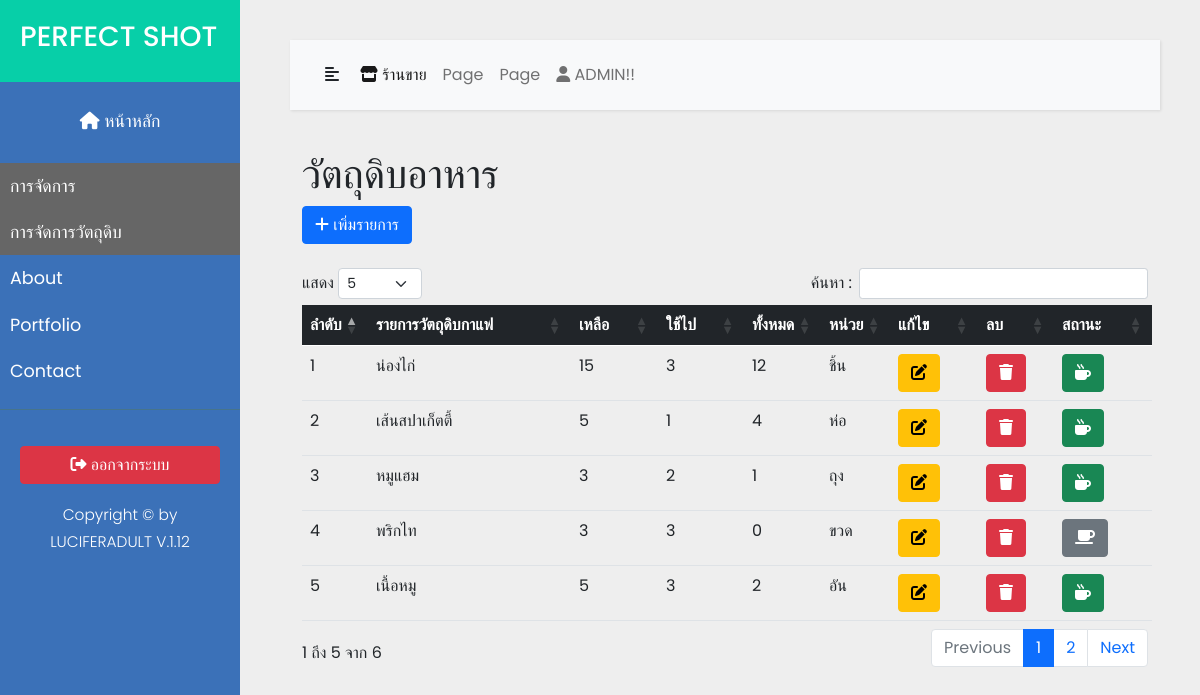
/rawMaterialfood.php (signed in), run on the app's committed database.
### tables this page shows
CREATE TABLE `material_food` (
  `id_mat_food` int(11) NOT NULL,
  `name_mat_food` varchar(50) NOT NULL,
  `have_qty_mat_food` double NOT NULL,
  `use_qty_mat_food` double NOT NULL,
  `total_qty_mat_food` int(11) NOT NULL,
  `unit_mat_food` varchar(15) NOT NULL,
  `id_status_mat` int(11) NOT NULL
);

### rawMaterialfood.php (the view, shortened to what this page needs)
<?php
require 'command.php';
$query = "SELECT * FROM coffee.material_food";
$result = mysqli_query($connect, $query);
?>
<!DOCTYPE html>
<html>
<head>
</head>
<body>
    <?php include('menu/menubar.php'); ?>
    <div class="container">
        <div class="form-group">
            <div class="row">
                <div class="col">
                    <h1>วัตถุดิบอาหาร</h1>
                </div>
            </div>
            <div class="row">
                <div class="col">
                    <button class="btn btn-primary" data-bs-toggle="modal" data-bs-target="#insert_food_material"><i class="fas fa-plus"></i> เพิ่มรายการ</button>
                </div>
            </div>
        </div>
        <br>
        <div class="row">
            <div class="col">
                <table class="table" id="viewMaterialfood">
                    <thead class="table-dark">
                        <tr>
                            <th width="5%">ลำดับ</th>
                            <th>รายการวัตถุดิบกาแฟ</th>
                            <th scope="">เหลือ</th>
                            <th scope="">ใช้ไป</th>
                            <th width="5%">ทั้งหมด</th>
                            <th width="5%">หน่วย</th>
                            <th width="">แก้ไข</th>
                            <th>ลบ</th>
                            <th width="">สถานะ</th>
                        </tr>
                    </thead>
                    <tbody>
                        <?php $i = 0;
                        while ($row = mysqli_fetch_array($result)) { ?>
                            <tr>
                                <td><?php echo $i += 1 ?></td>
                                <td><?php echo $row['name_mat_food']; ?></td>
                                <td><?php echo $row['have_qty_mat_food']; ?></td>
                                <td><?php echo $row['use_qty_mat_food']; ?></td>
                                <td><?php echo $row['total_qty_mat_food']; ?></td>
                                <td><?php echo $row['unit_mat_food']; ?></td>
                                <td><button class="btn btn-warning"><i class="fas fa-edit"></i></button></td>
                                <td><button class="btn btn-danger"><i class="fas fa-trash"></i></button></td>
                                <?php if ($row['id_status_mat'] == 1) { ?>
                                    <td><button class="btn btn-success" id="<?php echo $row['id_status_mat']; ?>">
                                            <p hidden>มีของ</p><i class="fas fa-mug-hot"></i>
                                        </button></td>
                                <?php } else if ($row['id_status_mat'] == 2) { ?>
                                    <td><button class="btn btn-secondary" id="<?php echo $row['id_status_mat']; ?>">
                                            <p hidden>หมด</p><i class="fas fa-coffee"></i>
                                        </button></td>
                                <?php } ?>
                            </tr>
                        <?php } ?>
                    </tbody>
                </table>
            </div>
        </div>
    </div>
</body>
</html>

### css/style.css (style rules this page uses)
body { font-family: 'Poppins', sans-serif; background-color: #eee; }

### data on the page
material_food: i "1", name_mat_food "น่องไก่", have_qty_mat_food "15", use_qty_mat_food "3", total_qty_mat_food "12", unit_mat_food "ชิ้น"
material_food: i "2", name_mat_food "เส้นสปาเก็ตตี้", have_qty_mat_food "5", use_qty_mat_food "1", total_qty_mat_food "4", unit_mat_food "ห่อ"
material_food: i "3", name_mat_food "หมูแฮม", have_qty_mat_food "3", use_qty_mat_food "2", total_qty_mat_food "1", unit_mat_food "ถุง"
material_food: i "4", name_mat_food "พริกไท", have_qty_mat_food "3", use_qty_mat_food "3", total_qty_mat_food "0", unit_mat_food "ขวด"
material_food: i "5", name_mat_food "เนื้อหมู", have_qty_mat_food "5", use_qty_mat_food "3", total_qty_mat_food "2", unit_mat_food "อัน"

### other printed values
$_SESSION['admin_name_login'] "ADMIN!!"
